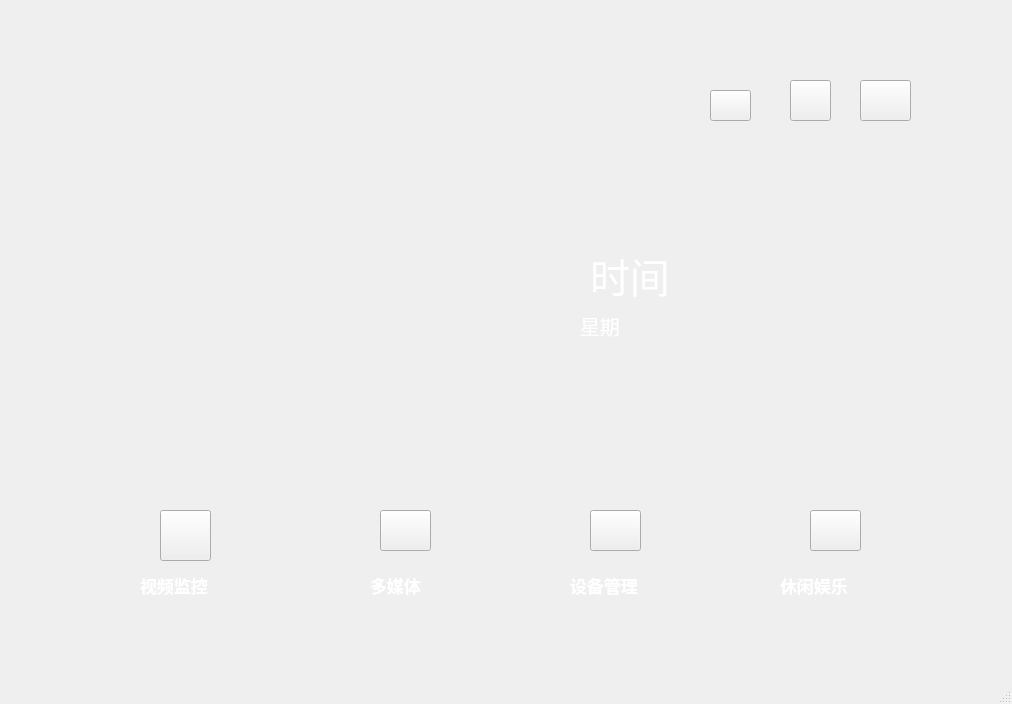
<?xml version="1.0" encoding="UTF-8"?>
<ui version="4.0">
 <class>MajorWindow</class>
 <widget class="QMainWindow" name="MajorWindow">
  <property name="geometry">
   <rect>
    <x>0</x>
    <y>0</y>
    <width>1012</width>
    <height>704</height>
   </rect>
  </property>
  <property name="font">
   <font>
    <pointsize>9</pointsize>
   </font>
  </property>
  <property name="windowTitle">
   <string>MainWindow</string>
  </property>
  <property name="styleSheet">
   <string notr="true">#centralwidget{
border-image: url(:/image/new/10.png);
}</string>
  </property>
  <widget class="QWidget" name="centralwidget">
   <widget class="QWidget" name="widget" native="true">
    <property name="geometry">
     <rect>
      <x>320</x>
      <y>210</y>
      <width>191</width>
      <height>181</height>
     </rect>
    </property>
    <property name="styleSheet">
     <string notr="true">#widget{
border-image: url(:/image/major/pellet_ico.png);
}</string>
    </property>
   </widget>
   <widget class="QPushButton" name="Video">
    <property name="geometry">
     <rect>
      <x>160</x>
      <y>510</y>
      <width>51</width>
      <height>51</height>
     </rect>
    </property>
    <property name="styleSheet">
     <string notr="true">border-image: url(:/image/new/18.png);</string>
    </property>
    <property name="text">
     <string/>
    </property>
   </widget>
   <widget class="QPushButton" name="pushButton_2">
    <property name="geometry">
     <rect>
      <x>380</x>
      <y>510</y>
      <width>51</width>
      <height>41</height>
     </rect>
    </property>
    <property name="styleSheet">
     <string notr="true">border-image: url(:/image/new/17.png);</string>
    </property>
    <property name="text">
     <string/>
    </property>
   </widget>
   <widget class="QPushButton" name="pushButton_3">
    <property name="geometry">
     <rect>
      <x>590</x>
      <y>510</y>
      <width>51</width>
      <height>41</height>
     </rect>
    </property>
    <property name="styleSheet">
     <string notr="true">border-image: url(:/image/new/16.png);</string>
    </property>
    <property name="text">
     <string/>
    </property>
   </widget>
   <widget class="QPushButton" name="pushButton_4">
    <property name="geometry">
     <rect>
      <x>810</x>
      <y>510</y>
      <width>51</width>
      <height>41</height>
     </rect>
    </property>
    <property name="styleSheet">
     <string notr="true">border-image: url(:/image/new/19.png);</string>
    </property>
    <property name="text">
     <string/>
    </property>
   </widget>
   <widget class="QLabel" name="label">
    <property name="geometry">
     <rect>
      <x>100</x>
      <y>180</y>
      <width>41</width>
      <height>61</height>
     </rect>
    </property>
    <property name="styleSheet">
     <string notr="true">border-image: url(:/image/new/20.png);</string>
    </property>
    <property name="text">
     <string/>
    </property>
   </widget>
   <widget class="QLabel" name="label_2">
    <property name="geometry">
     <rect>
      <x>90</x>
      <y>280</y>
      <width>51</width>
      <height>51</height>
     </rect>
    </property>
    <property name="styleSheet">
     <string notr="true">border-image: url(:/image/new/21.png);</string>
    </property>
    <property name="text">
     <string/>
    </property>
   </widget>
   <widget class="QLabel" name="label_3">
    <property name="geometry">
     <rect>
      <x>90</x>
      <y>370</y>
      <width>51</width>
      <height>51</height>
     </rect>
    </property>
    <property name="styleSheet">
     <string notr="true">border-image: url(:/image/new/22.png);</string>
    </property>
    <property name="text">
     <string/>
    </property>
   </widget>
   <widget class="QPushButton" name="pushButton_5">
    <property name="geometry">
     <rect>
      <x>710</x>
      <y>90</y>
      <width>41</width>
      <height>31</height>
     </rect>
    </property>
    <property name="styleSheet">
     <string notr="true">border-image: url(:/image/new/12.png);</string>
    </property>
    <property name="text">
     <string/>
    </property>
   </widget>
   <widget class="QPushButton" name="pushButton_6">
    <property name="geometry">
     <rect>
      <x>790</x>
      <y>80</y>
      <width>41</width>
      <height>41</height>
     </rect>
    </property>
    <property name="styleSheet">
     <string notr="true">border-image: url(:/image/new/2.png);</string>
    </property>
    <property name="text">
     <string/>
    </property>
   </widget>
   <widget class="QPushButton" name="pushButton_7">
    <property name="geometry">
     <rect>
      <x>860</x>
      <y>80</y>
      <width>51</width>
      <height>41</height>
     </rect>
    </property>
    <property name="styleSheet">
     <string notr="true">border-image: url(:/image/new/11.png);</string>
    </property>
    <property name="text">
     <string/>
    </property>
   </widget>
   <widget class="QLabel" name="label_4">
    <property name="geometry">
     <rect>
      <x>140</x>
      <y>570</y>
      <width>111</width>
      <height>31</height>
     </rect>
    </property>
    <property name="font">
     <font>
      <pointsize>13</pointsize>
      <weight>75</weight>
      <bold>true</bold>
     </font>
    </property>
    <property name="styleSheet">
     <string notr="true">color: rgb(255, 255, 255);</string>
    </property>
    <property name="text">
     <string>视频监控</string>
    </property>
   </widget>
   <widget class="QLabel" name="label_5">
    <property name="geometry">
     <rect>
      <x>370</x>
      <y>570</y>
      <width>81</width>
      <height>31</height>
     </rect>
    </property>
    <property name="font">
     <font>
      <pointsize>13</pointsize>
      <weight>75</weight>
      <bold>true</bold>
     </font>
    </property>
    <property name="styleSheet">
     <string notr="true">color: rgb(255, 255, 255);</string>
    </property>
    <property name="text">
     <string>多媒体</string>
    </property>
   </widget>
   <widget class="QLabel" name="label_6">
    <property name="geometry">
     <rect>
      <x>570</x>
      <y>570</y>
      <width>111</width>
      <height>31</height>
     </rect>
    </property>
    <property name="font">
     <font>
      <pointsize>13</pointsize>
      <weight>75</weight>
      <bold>true</bold>
     </font>
    </property>
    <property name="styleSheet">
     <string notr="true">color: rgb(255, 255, 255);</string>
    </property>
    <property name="text">
     <string>设备管理</string>
    </property>
   </widget>
   <widget class="QLabel" name="label_7">
    <property name="geometry">
     <rect>
      <x>780</x>
      <y>570</y>
      <width>111</width>
      <height>31</height>
     </rect>
    </property>
    <property name="font">
     <font>
      <pointsize>13</pointsize>
      <weight>75</weight>
      <bold>true</bold>
     </font>
    </property>
    <property name="styleSheet">
     <string notr="true">color: rgb(255, 255, 255);</string>
    </property>
    <property name="text">
     <string>休闲娱乐</string>
    </property>
   </widget>
   <widget class="QLabel" name="temp">
    <property name="geometry">
     <rect>
      <x>160</x>
      <y>210</y>
      <width>61</width>
      <height>31</height>
     </rect>
    </property>
    <property name="font">
     <font>
      <pointsize>15</pointsize>
      <weight>75</weight>
      <bold>true</bold>
     </font>
    </property>
    <property name="styleSheet">
     <string notr="true">color: rgb(255, 255, 255);</string>
    </property>
    <property name="text">
     <string/>
    </property>
   </widget>
   <widget class="QLabel" name="humi">
    <property name="geometry">
     <rect>
      <x>160</x>
      <y>300</y>
      <width>61</width>
      <height>31</height>
     </rect>
    </property>
    <property name="font">
     <font>
      <pointsize>15</pointsize>
      <weight>75</weight>
      <bold>true</bold>
     </font>
    </property>
    <property name="styleSheet">
     <string notr="true">color: rgb(255, 255, 255);</string>
    </property>
    <property name="text">
     <string/>
    </property>
   </widget>
   <widget class="QLabel" name="weather">
    <property name="geometry">
     <rect>
      <x>160</x>
      <y>390</y>
      <width>61</width>
      <height>31</height>
     </rect>
    </property>
    <property name="font">
     <font>
      <pointsize>15</pointsize>
      <weight>75</weight>
      <bold>true</bold>
     </font>
    </property>
    <property name="styleSheet">
     <string notr="true">color: rgb(255, 255, 255);</string>
    </property>
    <property name="text">
     <string/>
    </property>
   </widget>
   <widget class="QLabel" name="TimeLabel">
    <property name="geometry">
     <rect>
      <x>590</x>
      <y>240</y>
      <width>211</width>
      <height>71</height>
     </rect>
    </property>
    <property name="font">
     <font>
      <pointsize>30</pointsize>
     </font>
    </property>
    <property name="styleSheet">
     <string notr="true">color: rgb(255, 255, 255);</string>
    </property>
    <property name="text">
     <string>时间</string>
    </property>
   </widget>
   <widget class="QLabel" name="DateLabel">
    <property name="geometry">
     <rect>
      <x>580</x>
      <y>310</y>
      <width>231</width>
      <height>31</height>
     </rect>
    </property>
    <property name="font">
     <font>
      <pointsize>15</pointsize>
     </font>
    </property>
    <property name="styleSheet">
     <string notr="true">color: rgb(255, 255, 255);</string>
    </property>
    <property name="text">
     <string>星期</string>
    </property>
   </widget>
  </widget>
  <widget class="QMenuBar" name="menubar">
   <property name="geometry">
    <rect>
     <x>0</x>
     <y>0</y>
     <width>1012</width>
     <height>25</height>
    </rect>
   </property>
  </widget>
  <widget class="QStatusBar" name="statusbar"/>
 </widget>
 <resources/>
 <connections/>
</ui>
